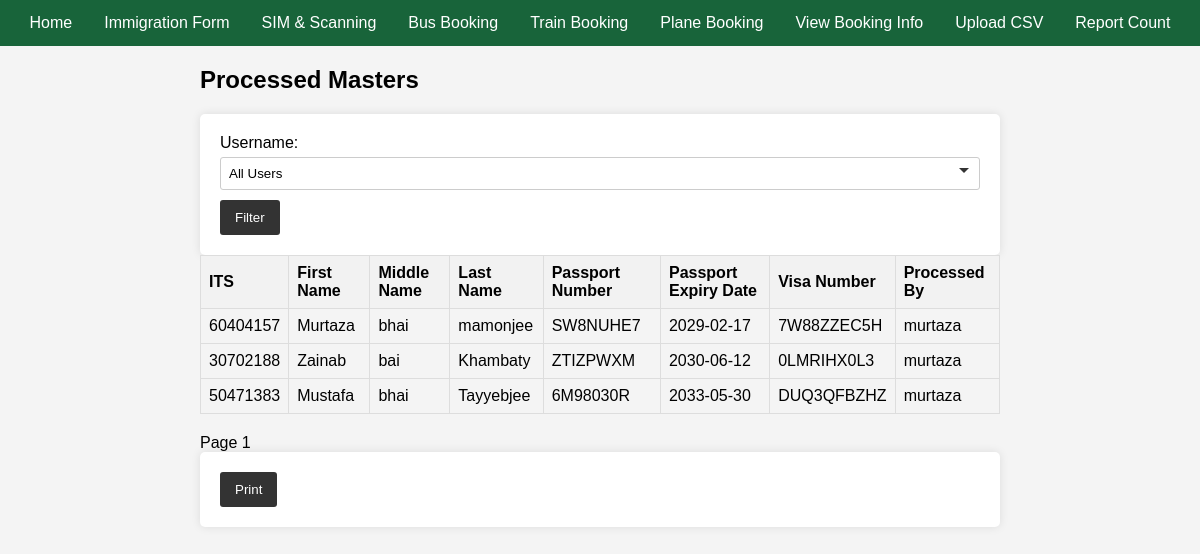
Before: /processed-masters/ with the older database file.
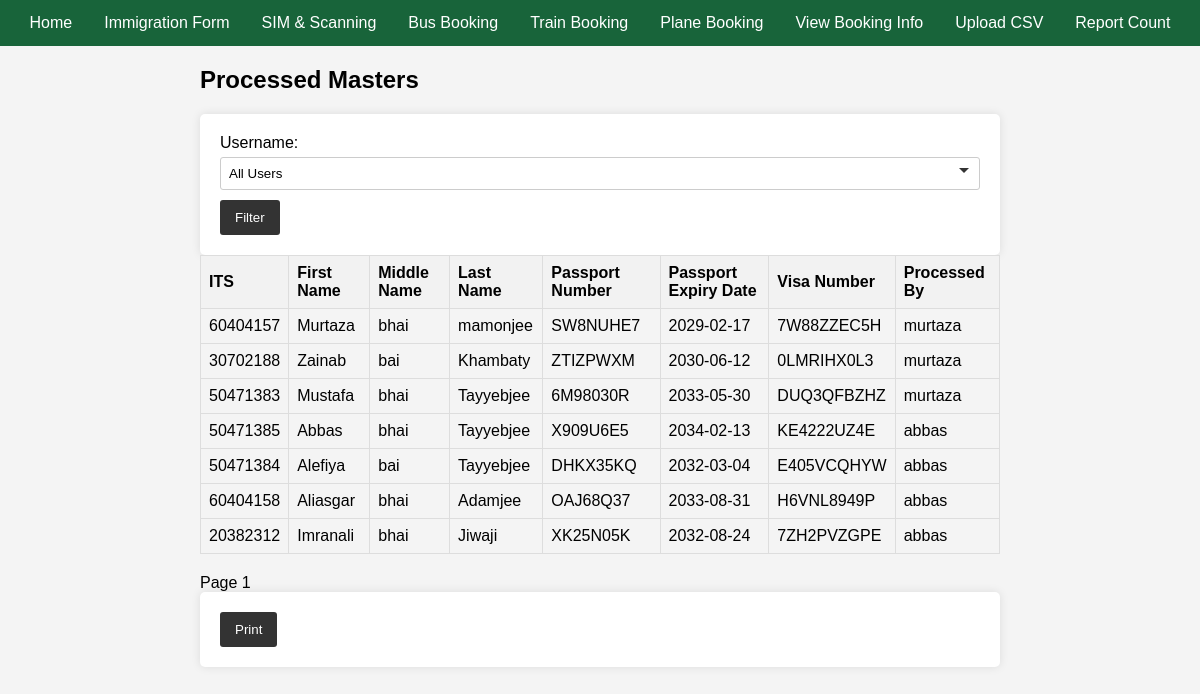
After: the same page with the newer database file.
### database.py (models this page shows)
class ProcessedMaster(Base):
    __tablename__ = "processed_master"
    id = Column(Integer, primary_key=True, index=True)
    ITS = Column(Integer, ForeignKey('master.ITS'), unique=True, index=True)
    first_name = Column(String, index=True)
    middle_name = Column(String, index=True)
    last_name = Column(String, index=True)
    DOB = Column(Date)
    passport_No = Column(String, index=True)
    passport_Expiry = Column(Date, index=True)
    Visa_No = Column(String, index=True)
    Mode_of_Transport = Column(String, index=True)
    phone = Column(String, index=True)
    arrived = Column(Boolean, default=False)
    timestamp = Column(DateTime, default=func.now())
    processed_by = Column(String, ForeignKey('users.username'))

### main.py (the view)
@app.get("/processed-masters/", response_class=HTMLResponse)
async def get_processed_masters(
    request: Request,
    page: int = 1,
    user: str = None,  # Accept username from query parameter
    db: Session = Depends(get_db)
):
    users = db.query(User).all()
    total_count = db.query(func.count(ProcessedMaster.ITS)).scalar()
    query = db.query(ProcessedMaster)
    if user:
        query = query.filter(ProcessedMaster.processed_by == user)
    processed_masters = (
        query.offset((page - 1) * PAGE_SIZE)
        .limit(PAGE_SIZE)
        .all()
    )
    return templates.TemplateResponse(
        "processed_masters.html",
        {
            "request": request,
            "processed_masters": processed_masters,
            "page": page,
            "page_size": PAGE_SIZE,
            "total_count": total_count,
            "users": users,
            "selected_user": user,  # Pass the selected username to the template
        }
    )

### templates/processed_masters.html (shortened to what this page needs)
{% extends "base.html" %}
{% block content %}
<h2>Processed Masters</h2>
<form action="" method="get">
  <label for="user">Username:</label>
  <select name="user" id="user">
    <option value="">All Users</option>
  </select>
  <button type="submit">Filter</button>
</form>
<table>
  <tr>
    <th>ITS</th>
    <th>First Name</th>
    <th>Middle Name</th>
    <th>Last Name</th>
    <th>Passport Number</th>
    <th>Passport Expiry Date</th>
    <th>Visa Number</th>
    <th>Processed By</th>
  </tr>
  {% for master in processed_masters %}
    {% if not selected_user or master.processed_by == selected_user %}
    <tr>
      <td>{{ master.ITS }}</td>
      <td>{{ master.first_name }}</td>
      <td>{{ master.middle_name }}</td>
      <td>{{ master.last_name }}</td>
      <td>{{ master.passport_No }}</td>
      <td>{{ master.passport_Expiry }}</td>
      <td>{{ master.Visa_No }}</td>
      <td>{{ master.processed_by }}</td>
    </tr>
    {% endif %}
  {% endfor %}
</table>
{% if processed_masters %}
<div>
  Page {{ page }}
</div>
<div>
  <form action="/print" method="post">
    <button type="submit">Print</button>
  </form>
</div>
{% endif %}
{% endblock %}

### templates/base.html (shortened to what this page needs)
<!DOCTYPE html>
<html lang="en">
<head>
    <link rel="stylesheet" href="/static/styles.css">
</head>
<body>
    <div class="navbar" id="navbar">
        <a href="/">Home</a>
        <div class="dropdown">
            <button class="dropbtn" onclick="">Immigration Form
            </button>
        </div>
        <a href="#sim">SIM & Scanning</a>
        <div class="dropdown">
            <button class="dropbtn">Bus Booking
            </button>
        </div>
        <div class="dropdown">
            <button class="dropbtn">Train Booking
            </button>
        </div>
        <div class="dropdown">
            <button class="dropbtn">Plane Booking
            </button>
        </div>
        <div class="dropdown">
            <button class="dropbtn">View Booking Info
            </button>
        </div>
        <a href="#uploadcsv">Upload CSV</a>
        <a href="#reportcount">Report Count</a>
    </div>
    <div class="container">
        {% block content %}{% endblock %}
    </div>
</body>
</html>

### static/styles.css (style rules this page uses)
body { font-family: Arial, sans-serif; margin: 0; padding: 0; background-color: #f4f4f4; }
.container { max-width: 800px; margin: 0 auto; }
form { background-color: #fff; padding: 20px; border-radius: 5px; box-shadow: 0 0 10px rgba(0, 0, 0, 0.1); }
form label { display: block; margin-bottom: 5px; }
form input, form select { width: 100%; padding: 8px; margin-bottom: 10px; border: 1px solid #ccc; border-radius: 3px; }
form select { appearance: none; background-size: 10px; padding-right: 30px; }
form button { background-color: #333; color: #fff; padding: 10px 15px; border: none; border-radius: 3px; cursor: pointer; transition: background-color 0.3s; }
table { width: 100%; border-collapse: collapse; margin-bottom: 20px; }
table, th, td { border: 1px solid #ddd; }
th, td { padding: 8px; text-align: left; }
th { background-color: #f2f2f2; }
.dropdown { display: inline-block; }

### templates/base.html (style rules this page uses)
.navbar { background-color: #18643A; overflow: hidden; display: flex; justify-content: center; }
.navbar a, .navbar .icon { float: left; font-size: 16px; color: white; text-align: center; padding: 14px 16px; text-decoration: none; }
.dropdown { float: left; overflow: hidden; }
.dropdown .dropbtn { font-size: 16px; border: none; outline: none; color: white; padding: 14px 16px; background-color: inherit; font-family: inherit; margin: 0; }

Changed rows visible on the page:
added ProcessedMaster: ITS "50471385", first_name "Abbas", middle_name "bhai", last_name "Tayyebjee", passport_No "X909U6E5", passport_Expiry "2034-02-13", Visa_No "KE4222UZ4E", processed_by "abbas"
added ProcessedMaster: ITS "50471384", first_name "Alefiya", middle_name "bai", last_name "Tayyebjee", passport_No "DHKX35KQ", passport_Expiry "2032-03-04", Visa_No "E405VCQHYW", processed_by "abbas"
added ProcessedMaster: ITS "60404158", first_name "Aliasgar", middle_name "bhai", last_name "Adamjee", passport_No "OAJ68Q37", passport_Expiry "2033-08-31", Visa_No "H6VNL8949P", processed_by "abbas"
added ProcessedMaster: ITS "20382312", first_name "Imranali", middle_name "bhai", last_name "Jiwaji", passport_No "XK25N05K", passport_Expiry "2032-08-24", Visa_No "7ZH2PVZGPE", processed_by "abbas"
